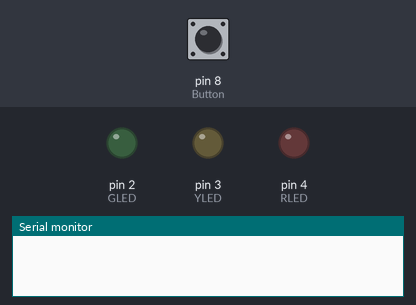
This sketch was run on a simulated Arduino Uno, built with avr-gcc and run on an emulated ATmega328P. Shown: output pins drawn as LEDs (lit = HIGH), the last lines printed to the serial monitor. Dashed ring = blinking. Inputs (shaded band) come from the test bench; at power-on: pin 8 (Button) HIGH.

Above: at 1.2 s.
1.3 s: pin 8 (Button) pulled LOW for 1 s
At 3.0 s:
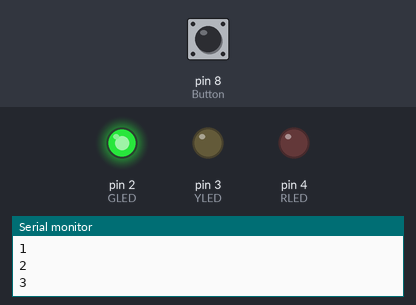
4.3 s: pin 8 (Button) pulled LOW for 0.15 s
At 4.7 s:
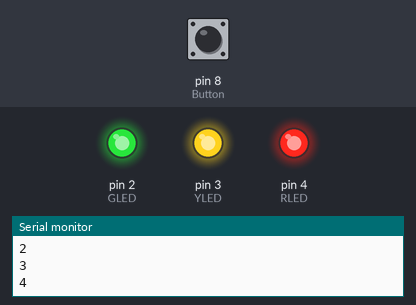
5.9 s: pin 8 (Button) pulled LOW for 3.2 s
At 6.25 s:
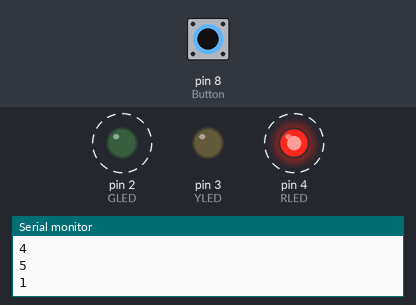
Timing chart, 0 to 10.5 s (numbered marks = the images above; inputs shaded):
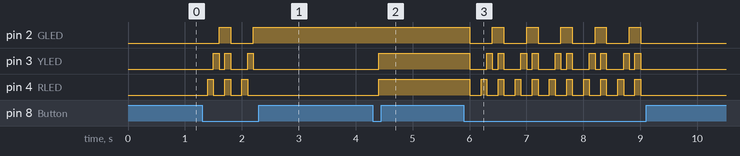

Measured:
- after the input at 1.3 s, pin 2 (GLED): LOW → HIGH after 0.30 s, → LOW 0.20 s later, → HIGH 0.40 s later; pin 3 (YLED): goes HIGH 0.10 s, LOW 0.10 s, HIGH 0.10 s, LOW 0.30 s, HIGH 0.10 s, then LOW, starting after 0.20 s; pin 4 (RLED): alternates HIGH for 0.10 s and LOW for 0.20 s, 6 changes in all, then stays LOW, starting after 0.10 s
- after the input at 4.3 s, pin 3 (YLED), pin 4 (RLED): LOW → HIGH after 0.10 s
- after the input at 5.9 s, pin 2 (GLED): alternates HIGH for 0.20 s and LOW for 0.40 s, 11 changes in all, then stays LOW, starting after 0.10 s; pin 3 (YLED): HIGH → LOW after 0.10 s, then repeats every 0.60 s: HIGH 0.10 s, LOW 0.10 s, HIGH 0.10 s, LOW 0.30 s, until it stays LOW from 9.0 s

The sketch:

SwitchCaseStatment.ino
```cpp
//***************************************************************
//    This program is use to show how to use Swich Case Statment
//            By Siyan Zhang @ George Brown College
//                        ID 100757256
//                      Data 2012-10-04
//***************************************************************

#define GLED 2  //Define pins for all components
#define YLED 3
#define RLED 4
#define Button 8

int Counter=0;  //Set variables to record the data
boolean State=1;
boolean State2=1;

void setup()
{
  Serial.begin(9600);  //Start the Serial and set the pinmode
  pinMode(GLED,OUTPUT);
  pinMode(RLED,OUTPUT);
  pinMode(YLED,OUTPUT);
  pinMode(Button,INPUT);
}

void loop()
{
  State=digitalRead(Button);  //To reduce the button jitter and continuous contact
  delay(100);
  State2=digitalRead(Button);
  if(State==LOW&&State2==LOW) //If the button is keep pressed longer than 100ms, then consider it as Pushed State.
  {
    Counter++;  //Count the number of the button is pressed
    if(Counter>=6)  //If button pressed more than 5 times, reset it to 0;
    {
      Counter=0;
    }
    else {
      Serial.println(Counter);  //Print the number of the button is pressed
    }
  }
  switch(Counter)  //Set the statement of three LEDs in 5 different condition.
  {
  case 1:
    digitalWrite(RLED,HIGH);
    digitalWrite(YLED,LOW);
    digitalWrite(GLED,LOW);
    break;
  case 2:
    digitalWrite(RLED,LOW);
    digitalWrite(YLED,HIGH);
    digitalWrite(GLED,LOW);
    break;
  case 3:
    digitalWrite(RLED,LOW);
    digitalWrite(YLED,LOW);
    digitalWrite(GLED,HIGH);
    break;
  case 4:
    digitalWrite(RLED,HIGH);
    digitalWrite(YLED,HIGH);
    digitalWrite(GLED,HIGH);
    break;
  case 5:
    digitalWrite(RLED,LOW);
    digitalWrite(YLED,LOW);
    digitalWrite(GLED,LOW);
    break;
  }
}
```
